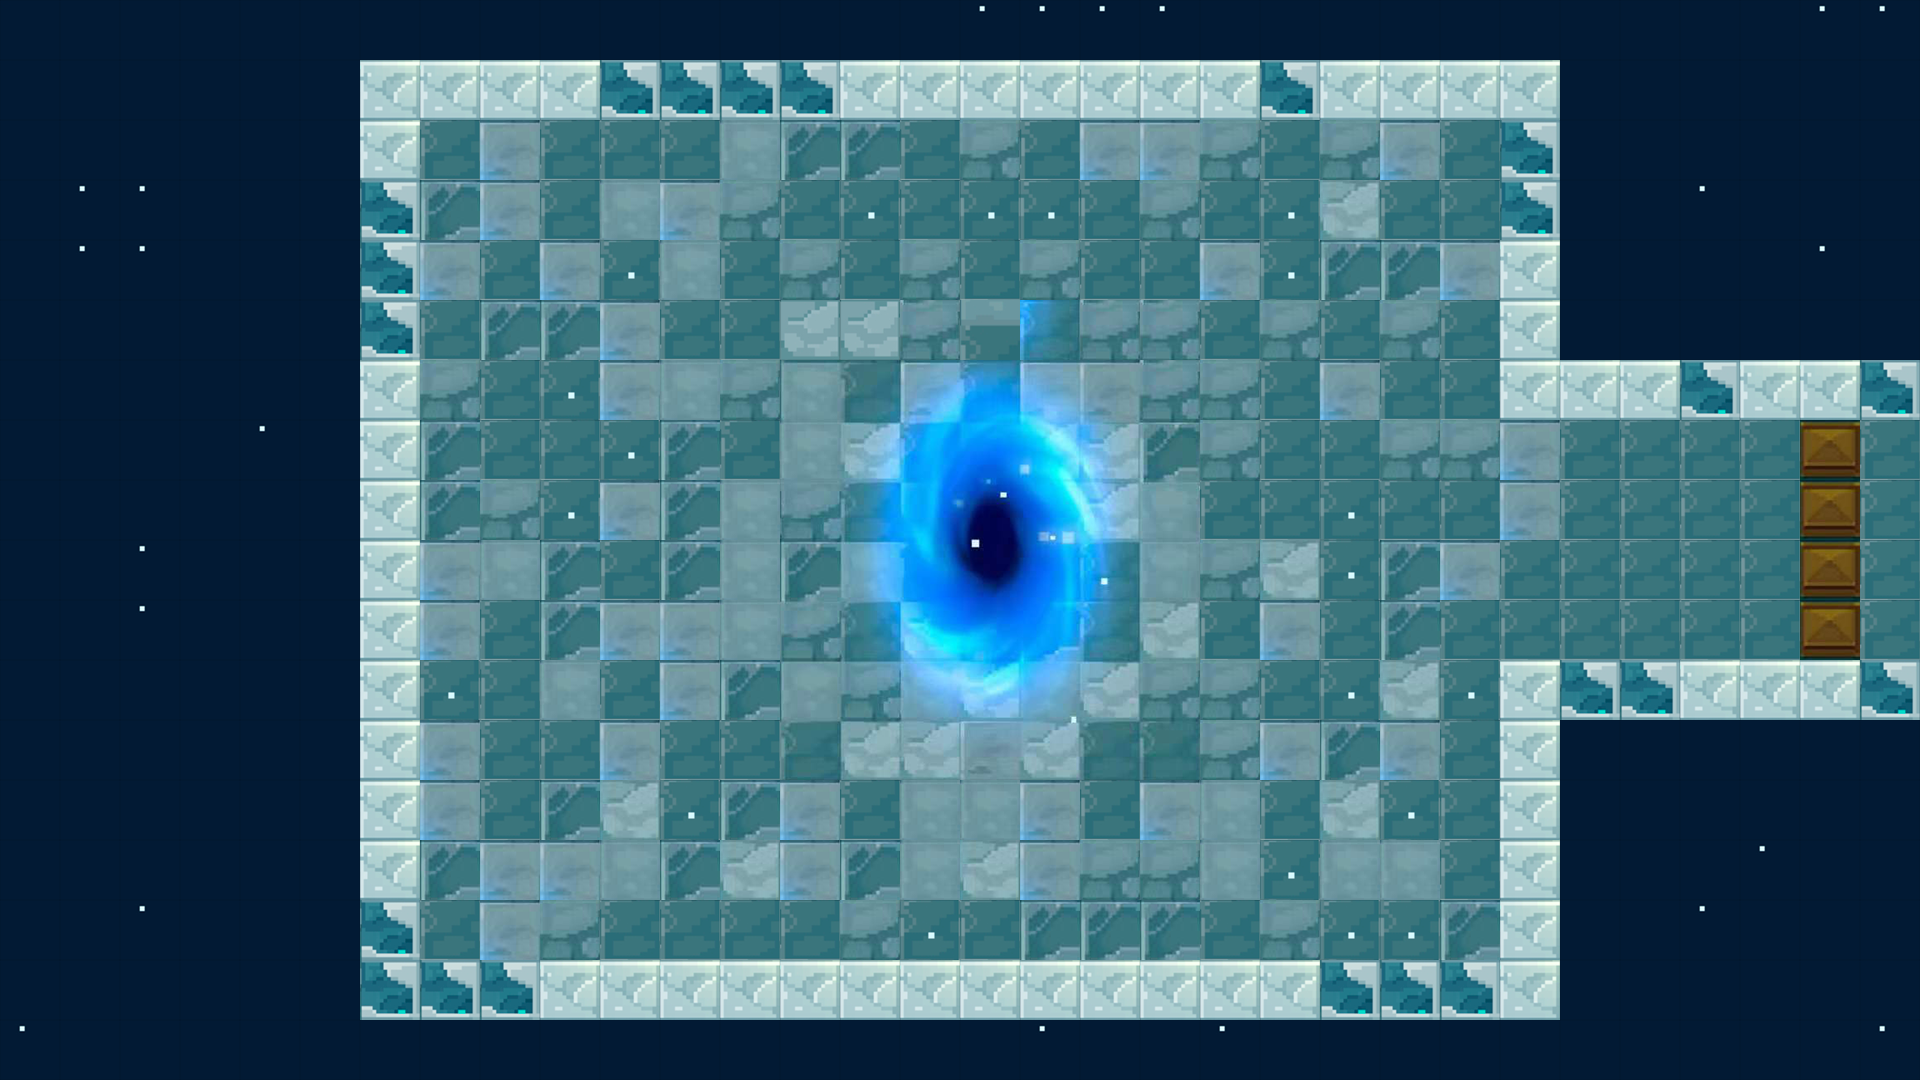

Rendered tile map (Tiled .tmx) drawn with the repository's tilesets; below, a short description and the map source with its tile grids summarised:
An orthogonal 32x18 tile map with 60x60 px tiles, 2 tile layers (floor, wall) and 11 objects (transfer, wall_1, wall_2, wall_4, wall_6, ...).

<map version="1.5" tiledversion="1.6.0" orientation="orthogonal" renderorder="right-down" width="32" height="18" tilewidth="60" tileheight="60" infinite="0" nextlayerid="4" nextobjectid="20">
 <tileset firstgid="1" source="RoomResourse_3.tsx" />
 <layer id="1" name="floor" width="32" height="18">
  <data>[576 cells, 576 non-empty, 56 distinct tile ids]</data>
 </layer>
 <layer id="2" name="wall" width="32" height="18">
  <data>[576 cells, 76 non-empty, 2 distinct tile ids]</data>
 </layer>
 <objectgroup id="3" name="objectsLayer">
  <object id="3" name="transfer" x="900" y="660">
   <properties>
    <property name="Length" value="180.00" />
    <property name="Width" value="240.00" />
   </properties>
   <point />
  </object>
  <object id="4" name="wall_1" x="360" y="1020">
   <properties>
    <property name="Length" value="60" />
    <property name="Width" value="900" />
   </properties>
   <point />
  </object>
  <object id="7" name="wall_2" x="360" y="120">
   <properties>
    <property name="Length" value="1200" />
    <property name="Width" value="60" />
   </properties>
   <point />
  </object>
  <object id="11" name="wall_4" x="1500" y="1020">
   <properties>
    <property name="Length" value="60" />
    <property name="Width" value="360" />
   </properties>
   <point />
  </object>
  <object id="12" name="wall_6" x="1500" y="420">
   <properties>
    <property name="Length" value="60" />
    <property name="Width" value="360" />
   </properties>
   <point />
  </object>
  <object id="13" name="wall_7" x="1560" y="420">
   <properties>
    <property name="Length" value="360" />
    <property name="Width" value="60" />
   </properties>
   <point />
  </object>
  <object id="14" name="wall_5" x="1560" y="720">
   <properties>
    <property name="Length" value="360" />
    <property name="Width" value="60" />
   </properties>
   <point />
  </object>
  <object id="10" name="wall_3" x="420" y="1020">
   <properties>
    <property name="Length" value="1020" />
    <property name="Width" value="60" />
   </properties>
   <point />
  </object>
  <object id="16" name="door_right" x="1800" y="660">
   <properties>
    <property name="Length" value="60.00" />
    <property name="Width" value="240.00" />
   </properties>
   <point />
  </object>
  <object id="17" name="right_position" x="1740" y="540">
   <point />
  </object>
  <object id="19" name="text" x="990" y="420">
   <point />
  </object>
 </objectgroup>
</map>